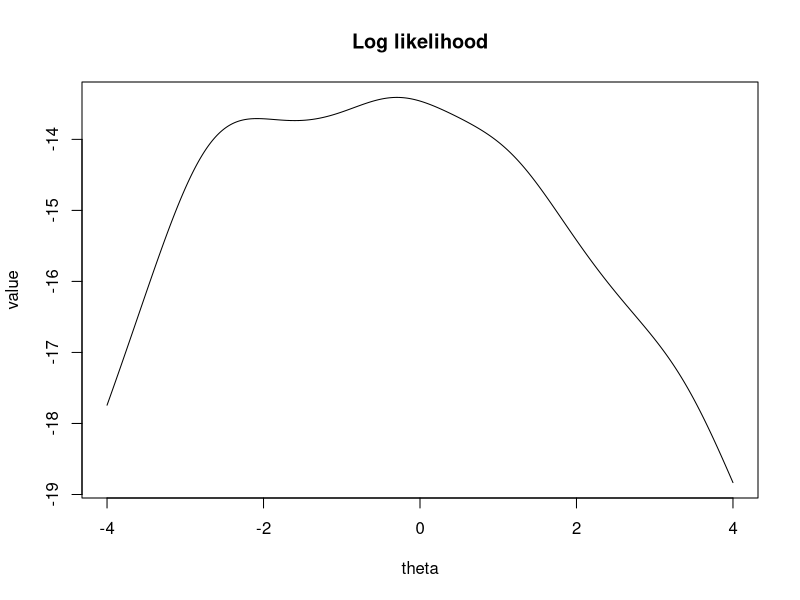
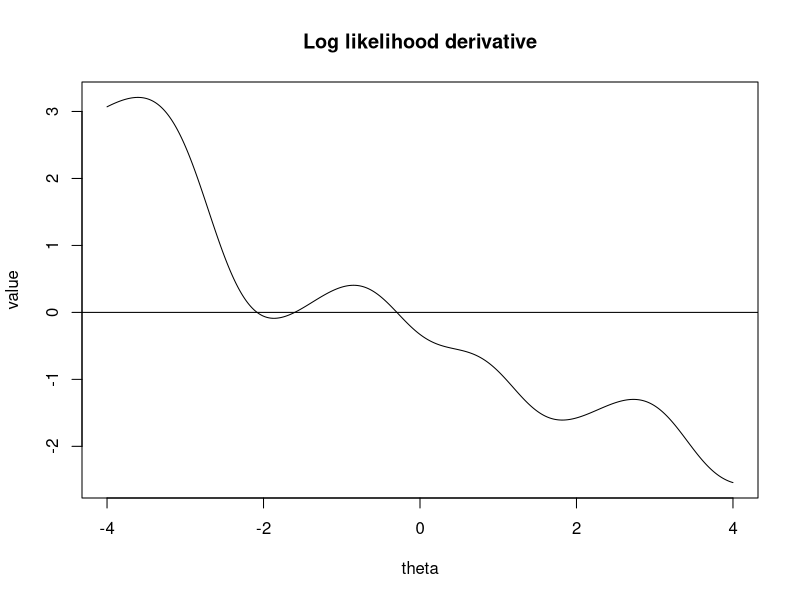
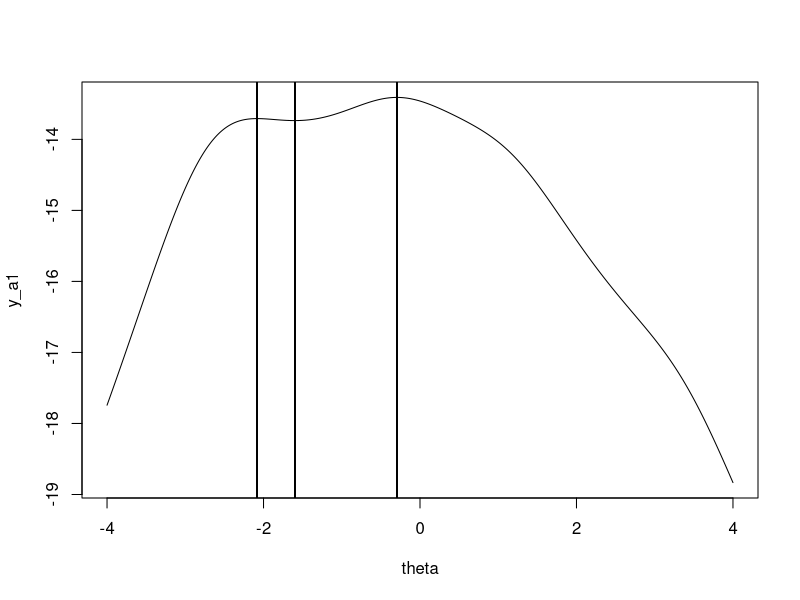
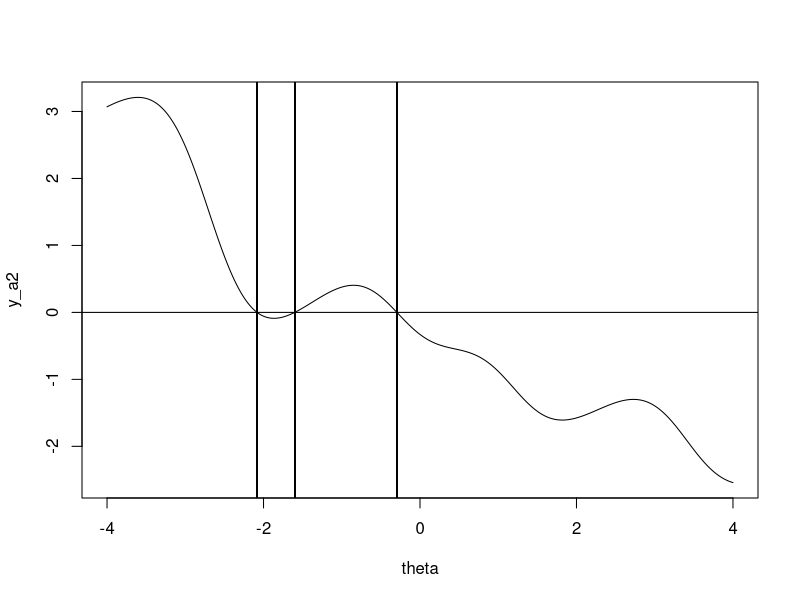
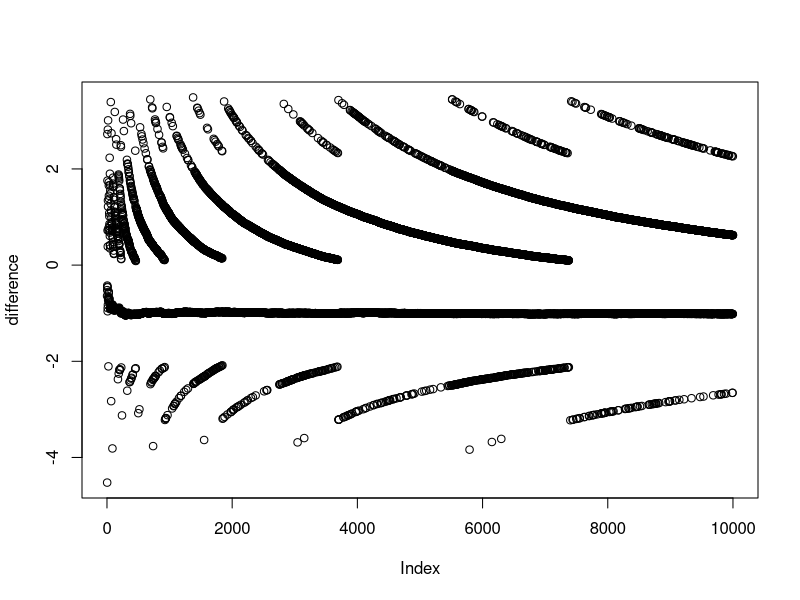
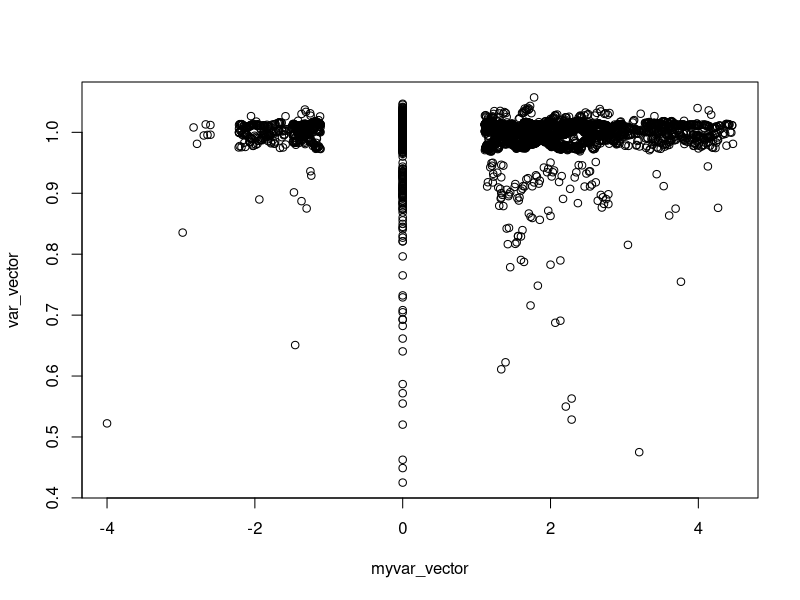

Here is the R script that generated these plots, in order:
## ---- chunk 1
# Problem setup

## Data parameter values
theta <- seq(-4, 4, 0.01)
x <- c(-2.8, 3.4, 1.2, -.3, -2.6)

# Log-likelihood function
loglike <- function(theta){-5*log(pi)-sum(log(1+(x-theta)^2))}

# Log-likelihood first derivative function
loglike_derivative <- function(theta){sum(2*(x-theta)/(1+(x-theta)^2))}
## ---- chunk 2
# Log likelihood plot
y_a1 <- c()
for (theta_i in theta){
  y_a1 <- c(y_a1, loglike(theta_i))
}

plot(theta,
     y_a1,
     type="l",
     main = "Log likelihood",
     xlab = "theta",
     ylab = "value")

# Log likelihood derivative plot
y_a2 <- c()
for (theta_i in theta){
  y_a2 <- c(y_a2, loglike_derivative(theta_i))
}

plot(theta,
     y_a2,
     type="l",
     main = "Log likelihood derivative",
     xlab = "theta",
     ylab = "value")
abline(b=0, a=0)
## ---- chunk 3
# Bisection function

bisect_estimate <- function(a, b, epsilon = 0.000001){
  # a is the left start guess
  # b is the right start guess
  # epsilon is the desired convergence error
  
  y1 <- loglike_derivative(a)
  y2<- loglike_derivative(b)
  stopifnot("Invalid boundaries `a` and `b`" = y1 * y2 < 0)
  
  x_t <- c()
  # In the beginning, x_t is either empty or only has one value.
  # When x_t has at least two values, evaluate the last two values with
  # respect to the convergence error.
  while(length(x_t) < 2 || abs(tail(x_t,1)-tail(x_t,2)[1]) > epsilon){
    y1 <- loglike_derivative(a) #sum(2*(x-a)/(1+(x-a)^2))
    y2<- loglike_derivative(b) #sum(2*(x-b)/(1+(x-b)^2))
    
    # Calculate new boundary
    x_t <- c(x_t,(a + b)/2)
    
    if(loglike_derivative(a)*loglike_derivative(tail(x_t,1)) <= 0){
      b <- tail(x_t,1)
    }
    if(loglike_derivative(b)*loglike_derivative(tail(x_t,1)) < 0){
      a <- tail(x_t,1)
    }
  }
  cat("Estimate of x_value: ", tail(x_t, 1))
}
## ---- chunk 4

## ---- chunk 5

values<-seq(-4,4,0.1)

first_der_values<-data.frame("value"= NA,"derivative" =NA)

for (i in 1:length(values)){
  first_der_values[i,1]<-values[i]
  first_der_values[i,2]<-loglike_derivative(values[i])
  
}

pos<-subset(first_der_values,derivative>0)
neg<-subset(first_der_values,derivative<0)

final<-c()

len<-nrow(pos)
len2<-nrow(neg)

for (i in 1:len){
  for( j in 1:len2){
    
    if(pos[i,1]<neg[j,1]){
      a<-pos[i,1]
      b<-neg[j,1]
    }else{
      b<-pos[i,1]
      a<-neg[j,1]
    }
    x_i <- c()
    
    while(length(x_i) < 2 || abs(tail(x_i,1)-tail(x_i,2)[1])>0.00000001){
      y1 <- loglike_derivative(a) #sum(2*(x-a)/(1+(x-a)^2))
      y2<- loglike_derivative(b) #sum(2*(x-b)/(1+(x-b)^2))
      
      if(length(x_i) == 0 && y1 * y2 >= 0){print("Break");break}
      
      x_i <- c(x_i,(a + b)/2)
      
      if(loglike_derivative(a)*loglike_derivative(tail(x_i,1)) <= 0){
        b <- tail(x_i,1)
      }
      if(loglike_derivative(b)*loglike_derivative(tail(x_i,1)) < 0){
        a <- tail(x_i,1)
      }
    }
    final<-c(final,(tail(x_i, 1)+tail(x_i, 2)[1])/2)
  }
}

plot(theta, y_a1, type="l")
abline(v=final)


plot(theta, y_a2, type="l")
abline(b=0, a=0)
abline(v=final)


final2<-as.data.frame(final)


#-1.6017752,-0.2952455,-2.0821239

y_a11 <- c()
optim_val<-c(-1.6017752,-0.2952455,-2.0821239)
for (theta_i in optim_val){
  y_a11 <- c(y_a11, -5*log(pi)-sum(log(1+(x-theta_i)**2)))
}
#[1] -13.73572 -13.40942 -13.70770

#So the highest value is when theta is -0.2952455

## ---- chunk 6
# Variance estimation function
myvar <- function(x){
  output <- (sum(x^2) - sum(x)^2 / length(x)) / (length(x)-1)
  
  #cat("Variance estimate:", output, "\n")
  return(output)
}
## ---- chunk 7
x <- rnorm(n=10^4, mean=10^8, sd=1)
## ---- chunk 8
# The difference for each subset

difference <- c()
myvar_vector <- c()
var_vector <- c()
for (i in 1:10^4){
  myvar_vector <- c(myvar_vector, myvar(x[1:i]))
  var_vector <- c(var_vector, var(x[1:i]))
  #difference <- c(difference, myvar(x[1:i])-var(x[1:i]))
}
difference <- myvar_vector - var_vector

plot(difference, type="p")
plot(myvar_vector, var_vector)
